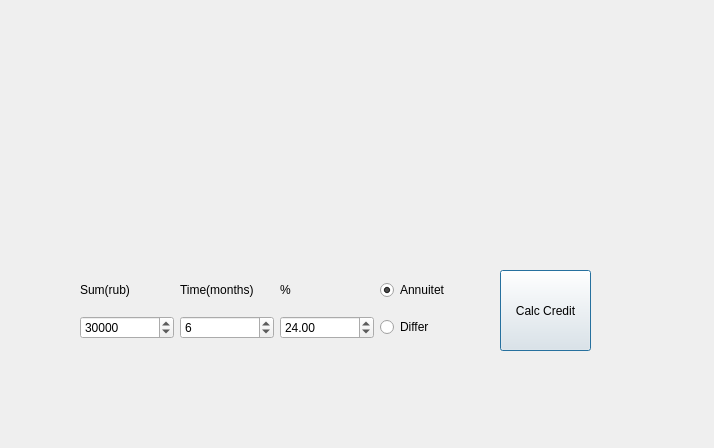
<?xml version="1.0" encoding="UTF-8"?>
<ui version="4.0">
 <class>credit</class>
 <widget class="QDialog" name="credit">
  <property name="geometry">
   <rect>
    <x>0</x>
    <y>0</y>
    <width>714</width>
    <height>448</height>
   </rect>
  </property>
  <property name="minimumSize">
   <size>
    <width>714</width>
    <height>448</height>
   </size>
  </property>
  <property name="maximumSize">
   <size>
    <width>714</width>
    <height>448</height>
   </size>
  </property>
  <property name="windowTitle">
   <string>Dialog</string>
  </property>
  <widget class="QPushButton" name="pushButton">
   <property name="geometry">
    <rect>
     <x>500</x>
     <y>270</y>
     <width>91</width>
     <height>81</height>
    </rect>
   </property>
   <property name="text">
    <string>Calc Credit</string>
   </property>
  </widget>
  <widget class="QWidget" name="">
   <property name="geometry">
    <rect>
     <x>80</x>
     <y>270</y>
     <width>394</width>
     <height>81</height>
    </rect>
   </property>
   <layout class="QGridLayout" name="gridLayout">
    <item row="4" column="3">
     <widget class="QRadioButton" name="radioButton_diff">
      <property name="text">
       <string>Differ</string>
      </property>
     </widget>
    </item>
    <item row="3" column="3">
     <widget class="QRadioButton" name="radioButton_annu">
      <property name="text">
       <string>Annuitet</string>
      </property>
      <property name="checked">
       <bool>true</bool>
      </property>
     </widget>
    </item>
    <item row="3" column="1">
     <widget class="QLabel" name="label_3">
      <property name="text">
       <string>Time(months)</string>
      </property>
     </widget>
    </item>
    <item row="3" column="0">
     <widget class="QLabel" name="label_sum">
      <property name="text">
       <string>Sum(rub)</string>
      </property>
     </widget>
    </item>
    <item row="4" column="0">
     <widget class="QSpinBox" name="spinBox_sum">
      <property name="maximum">
       <number>10000000</number>
      </property>
      <property name="value">
       <number>30000</number>
      </property>
     </widget>
    </item>
    <item row="4" column="1">
     <widget class="QSpinBox" name="spinBox_time">
      <property name="maximum">
       <number>600</number>
      </property>
      <property name="value">
       <number>6</number>
      </property>
     </widget>
    </item>
    <item row="4" column="2">
     <widget class="QDoubleSpinBox" name="doubleSpinBox_percent">
      <property name="maximum">
       <double>999.990000000000009</double>
      </property>
      <property name="value">
       <double>24.000000000000000</double>
      </property>
     </widget>
    </item>
    <item row="3" column="2">
     <widget class="QLabel" name="label_time">
      <property name="text">
       <string>%</string>
      </property>
     </widget>
    </item>
   </layout>
  </widget>
 </widget>
 <resources/>
 <connections/>
</ui>
